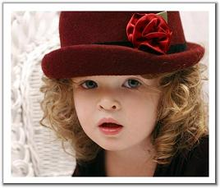
%> input picture Images/1.bmp, 220 x 188 px, shrunk from 268 x 229 before the run
$ octave --eval "result = point_detection(imread('Images/1.bmp'));"   (GNU Octave 9; MATLAB toolbox functions it lacks are replaced by stand-ins)
%> lines starting %> are read from the running program, lines starting %| are printed output that depends on the picture; in (x1, y1, x2, y2) boxes, pixels count from 0 and x2, y2 are one past the last pixel; in counts of white or black regions, pixels touching at a corner belong together; the program's own positions count from 1
### correlation.m
function [ res ] = correlation( img,filter )
%> called with filter = [-1 -1 -1; -1 8 -1; -1 -1 -1]
[h,w,l] = size(img);
%> h = 188; w = 220; l = 3
res = zeros(h,w,l);
[f_h,f_w] = size(filter);
pax = floor(f_w/2);
pay = floor(f_h/2);
padded_img = im2double(padd(img,pax,pay,2)); %1 for zero padding and 2 for replicate
for k = 1:h
    for m = 1:w
        for o = 1:l %image loop
            sum = 0.0;
            for a = 1:f_h
                for b = 1:f_w %filter loop
                    sum = sum+filter(a,b)*padded_img(k+a-1,m+b-1,o);
                end
            end
            res(k,m,o) = sum;
        end
    end
end
res=im2uint8(res);
%figure,imshow(res),title('applied filter correlation');
end

### padd.m
function [ res ] = padd( img , pax , pay , opt )
%> called with pax = 1, pay = 1, opt = 2
[h,w,l] = size(img);
%> h = 188; w = 220; l = 3
res = zeros(h+(pay*2), w+(pax*2), l);
for k = 1:h
    for m =1:w
        for o = 1:l
            res(k+pay,m+pax,o) = img(k,m,o);
        end
    end
end
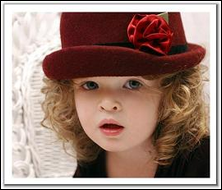
%> res: size 190x222x3 double; mean R, G, B 155.5, 128.8, 118.8
%padded with zero
if(opt==2) %replicate
    for o = 1:l
        %padding upper and lower rows
        for k = 1:pay
            res(k,pax+1:w+pax,o) = img( 1,:,o);
            res(h+pay+k,pax+1:w+pax,o) = img( end,:,o);
        end
        %padding left and right coloumns
        for m = 1:pax
            res(pay+1:h+pay,m,o) = img( :,1,o);
            res(pay+1:h+pay,w+pax+m,o) = img( :,end,o);
        end
        %padding corners
        res(1:pay,1:pax,o) = img(1,1,o);
        res(1:pay,w+pax:w+(pax*2),o) = img(1,end,o);
        res(h+pay:h+(pay*2),1:pax,o) = img(end,1,o);
        res(h+pay:h+(pay*2),w+pax:w+(pax*2),o) = img(end,end,o);

    end
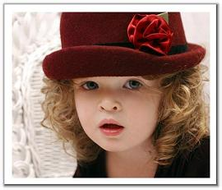
%> res: size 190x222x3 double; 1.94% of pixels changed, all inside (x1, y1, x2, y2) = (0, 0, 222, 190)
end
res = uint8(res);
%> res: size 190x222x3 uint8
%figure,imshow(res),title('padded image');

end

### point_detection.m
function [ res ] = point_detection( img )
filt = [[-1,-1,-1];[-1,8,-1];[-1,-1,-1]];
res = correlation(img,filt);
%> after the loop in correlation, `for k = 1:h`:
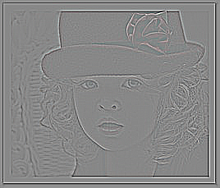
%> res: size 188x220x3 double; mean R, G, B -6.36e-17, -6.22e-17, -1.89e-17; drawn with min black and max white
%> in correlation, `res=im2uint8(res);`:
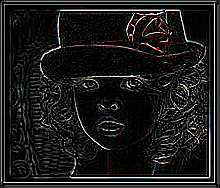
%> res: size 188x220x3 uint8; mean R, G, B 27.8, 27.5, 27.4
%figure,imshow(res),title('img after point detection(laplacian)');
end

$ run again, on Images/arch.tif
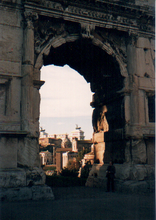
%> input picture Images/arch.tif, 156 x 220 px, shrunk from 263 x 370 before the run
%> after the loop in correlation, `for k = 1:h`:
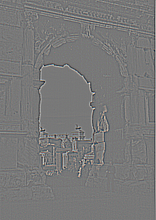
%> res: size 220x156x3 double; mean R, G, B -5.28e-18, 6.93e-18, 6.4e-18; drawn with min black and max white
%> in correlation, `res=im2uint8(res);`:
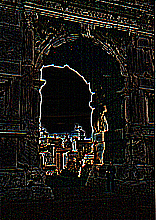
%> res: size 220x156x3 uint8; mean R, G, B 27.3, 25.1, 21.5

$ run again, on Images/blocks.tif
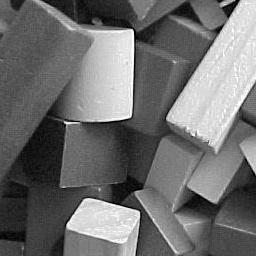
%> input picture Images/blocks.tif, 256 x 256 px
%> after the loop in correlation, `for k = 1:h`:
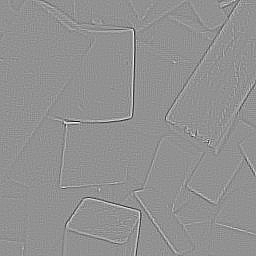
%> res: size 256x256 double; min -3.84, max 2.89, mean -5.54e-18; drawn with min black and max white
%> in correlation, `res=im2uint8(res);`:
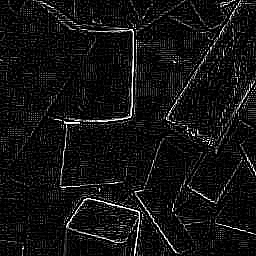
%> res: size 256x256 uint8; min 0, max 255, mean 18.5

$ run again, on Images/board.tif
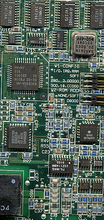
%> input picture Images/board.tif, 104 x 220 px, shrunk from 306 x 648 before the run
%> after the loop in padd, `for o = 1:l`:
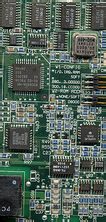
%> res: size 222x106x3 double; mean R, G, B 84, 98.8, 88.9
%> in correlation, `res=im2uint8(res);`:
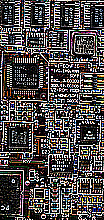
%> res: size 220x104x3 uint8; mean R, G, B 79, 74.6, 74.1
